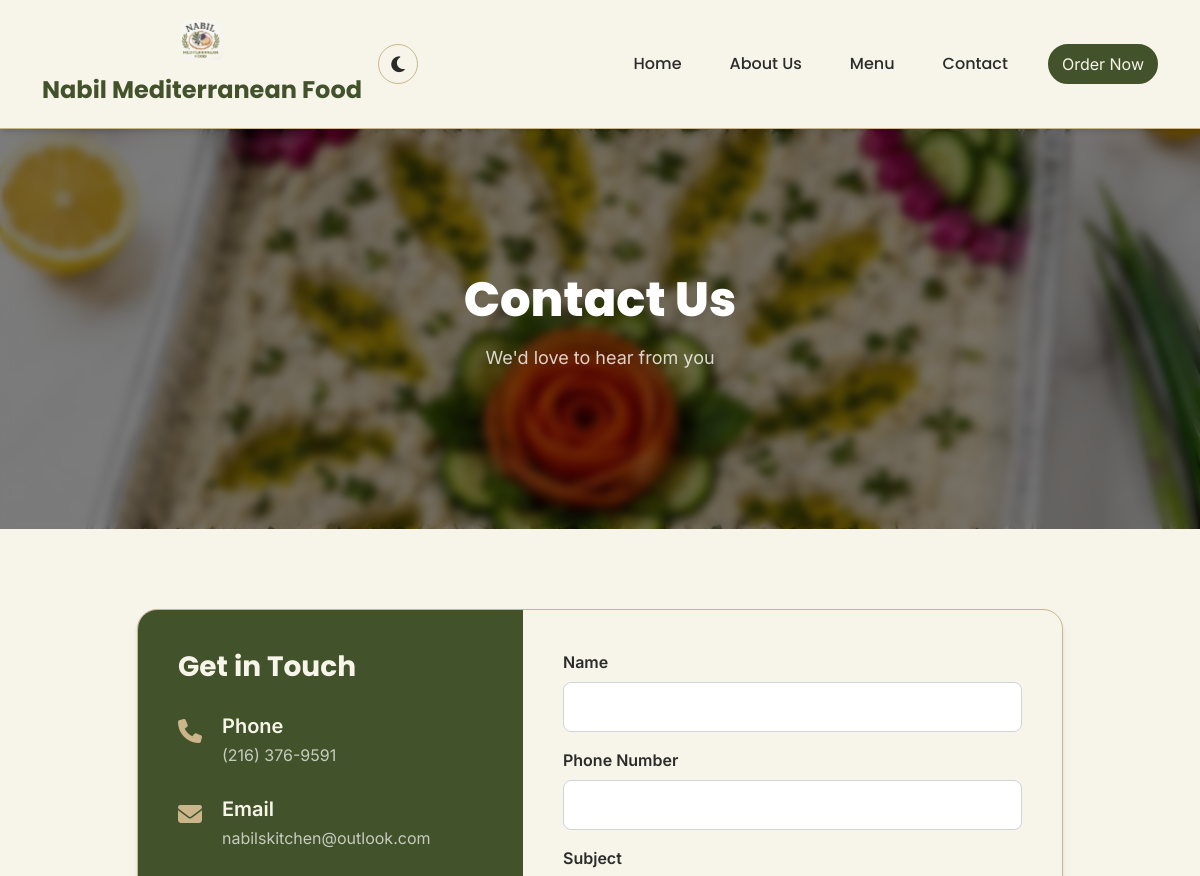
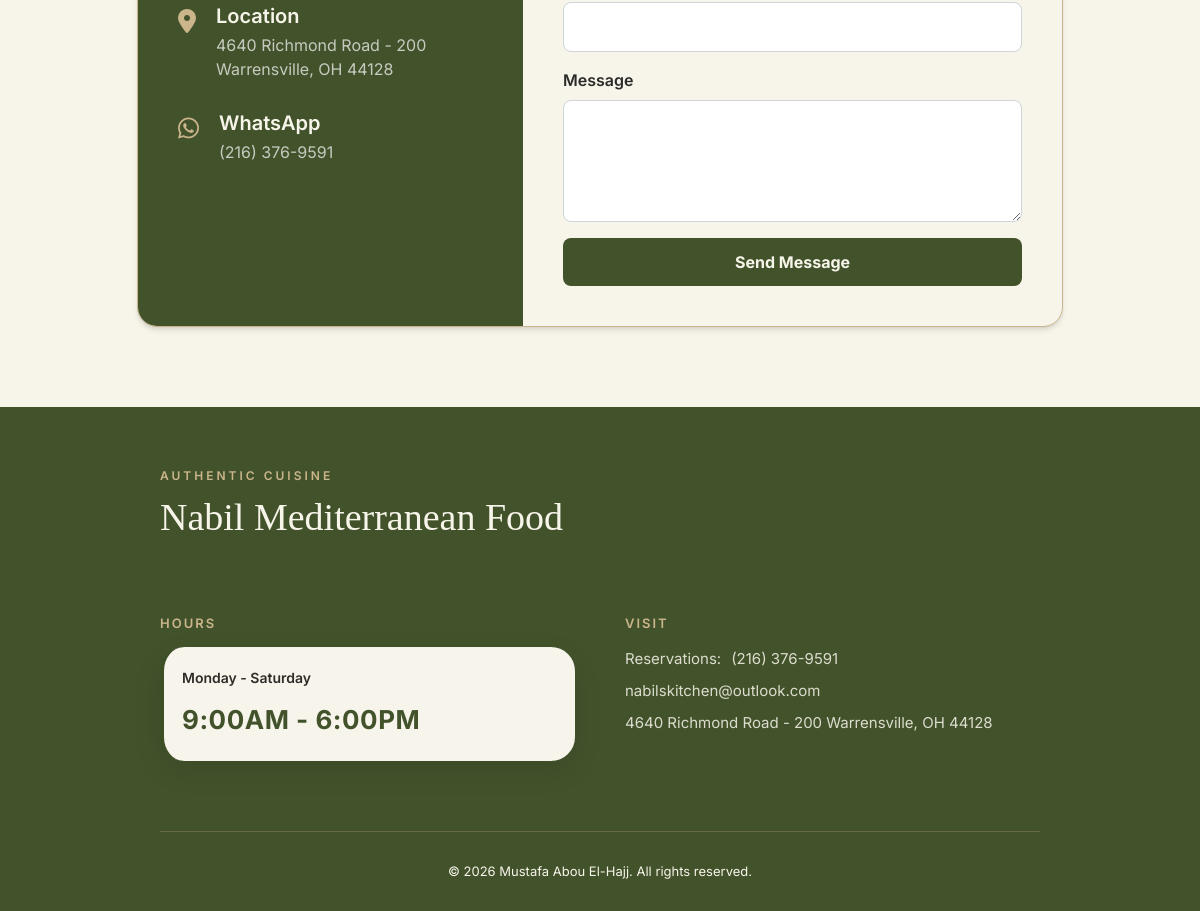
The page /contact.php on the database its author committed (2 pictures, top to bottom).
### tables this page shows
CREATE TABLE `settings` (
  `id` int(11) NOT NULL,
  `restaurant_name` varchar(255) NOT NULL,
  `restaurant_logo` varchar(255) DEFAULT NULL,
  `restaurant_email` varchar(255) DEFAULT NULL,
  `restaurant_phone` varchar(50) DEFAULT NULL,
  `restaurant_address` text DEFAULT NULL,
  `restaurant_maps` text DEFAULT NULL,
  `restaurant_description` text DEFAULT NULL,
  `opening_hours` varchar(255) DEFAULT NULL,
  `opening_title` varchar(255) DEFAULT 'Open Daily',
  `home_bg` varchar(255) DEFAULT 'assets/images/admin/bgs/home-bg.jpg',
  `menu_bg` varchar(255) DEFAULT 'assets/images/admin/bgs/menu-bg.jpg',
  `contact_bg` varchar(255) DEFAULT NULL,
  `whatsapp_number` varchar(50) DEFAULT NULL,
  `instagram_url` varchar(255) DEFAULT NULL,
  `facebook_url` varchar(255) DEFAULT NULL,
  `chat_id` bigint(255) NOT NULL,
  `bot_token` text NOT NULL,
  `country_code` varchar(10) NOT NULL,
  `order_method` varchar(50) DEFAULT 'whatsapp',
  `show_cart` tinyint(1) NOT NULL DEFAULT 1,
  `banner1_t1` varchar(255) DEFAULT 'THANK YOU FOR SUPPORTING LOCAL',
  `banner1_t2` varchar(255) DEFAULT 'Made with fresh ingredients & lots of love',
  `banner1_t3` varchar(255) DEFAULT 'AUTHENTIC MEDITERRANEAN FLAVOR',
  `banner2_t1` varchar(255) DEFAULT 'FRESH INGREDIENTS',
  `banner2_t2` varchar(255) DEFAULT 'MADE DAILY',
  `banner2_t3` varchar(255) DEFAULT 'AUTHENTIC RECIPES',
  `banner2_t4` varchar(255) DEFAULT 'MADE WITH LOVE',
  `about_title` varchar(255) DEFAULT 'Flavors Crafted With Heritage & Love',
  `about_subtitle` varchar(255) DEFAULT 'Our Legacy',
  `about_desc1` text DEFAULT NULL,
  `about_desc2` text DEFAULT NULL,
  `about_image` varchar(255) DEFAULT 'assets/images/admin/bgs/about_story.png',
  `about_chef_image` varchar(255) DEFAULT 'assets/images/admin/bgs/about_chef.png',
  `about_chef_title` varchar(255) DEFAULT 'The Passion Behind the Plate',
  `about_chef_subtitle` varchar(255) DEFAULT 'Handcrafted Culinary Artistry',
  `about_chef_name` varchar(255) DEFAULT 'Nabil',
  `about_chef_bio1` text DEFAULT NULL,
  `about_chef_bio2` text DEFAULT NULL,
  `about_years` varchar(50) DEFAULT '15+',
  `about_years_label` varchar(255) DEFAULT 'Years of Tradition',
  `about_bg` varchar(255) DEFAULT 'assets/images/admin/bgs/hero-bg.jpg',
  `values_title` varchar(255) DEFAULT 'What We Stand For',
  `values_subtitle` varchar(255) DEFAULT 'Our Principles',
  `values_desc` text DEFAULT NULL,
  `value1_icon` varchar(100) DEFAULT 'fas fa-seedling',
  `value1_title` varchar(255) DEFAULT '100% Fresh Daily',
  `value1_desc` text DEFAULT NULL,
  `value2_icon` varchar(100) DEFAULT 'fas fa-scroll',
  `value2_title` varchar(255) DEFAULT 'Authentic Recipes',
  `value2_desc` text DEFAULT NULL,
  `value3_icon` varchar(100) DEFAULT 'fas fa-heart',
  `value3_title` varchar(255) DEFAULT 'Prepared With Love',
  `value3_desc` text DEFAULT NULL,
  `value4_icon` varchar(100) DEFAULT 'fas fa-hands-helping',
  `value4_title` varchar(255) DEFAULT 'Warm Hospitality',
  `value4_desc` text DEFAULT NULL
);

### includes/connection.php (called while the page is built, shortened)
<?php
$docRoot = str_replace('\\', '/', realpath($_SERVER['DOCUMENT_ROOT']));
$projectRoot = str_replace('\\', '/', realpath(dirname(__DIR__)));
$docRootLower = strtolower($docRoot);
$projectRootLower = strtolower($projectRoot);
if (strpos($projectRootLower, $docRootLower) === 0) {
    $relativePath = substr($projectRoot, strlen($docRoot));
    $BASE_URL = '/' . trim($relativePath, '/') . '/';
    if ($BASE_URL === '//') {
        $BASE_URL = '/';
    }
} else {
    $BASE_URL = '/' . basename($projectRoot) . '/';
}
include_once __DIR__ . '/auth.php';
?>

### includes/auth.php (called while the page is built, shortened)
<?php
if (!function_exists('get_settings')) {
    function get_settings(): ?array
    {
        global $conn;
        if (!isset($_SESSION['settings_cache']) || $_SESSION['settings_cache_expires'] < time()) {
            $result = $conn->query("SELECT * FROM settings LIMIT 1");
        }
        return $_SESSION['settings_cache'];
    }
}

### contact.php (the view, shortened to what this page needs)
<?php
include "includes/connection.php";
$settings = get_settings();
?>
<?php include 'includes/header.php'; ?>
<link rel="stylesheet" href="assets/css/contact.css">
<section class="hero-section contact-hero-section" style="background-image: url('<?php echo htmlspecialchars($settings['contact_bg'] ?? ''); ?>');">
    <div class="hero-content">
        <h1 class="hero-title reveal-text">Contact Us</h1>
        <p class="hero-subtitle reveal-text">We'd love to hear from you</p>
    </div>
</section>
<section class="contact-content">
    <div class="container">
        <div class="row justify-content-center">
            <div class="col-lg-10">
                <div class="contact-card">
                    <div class="row g-0">
                        <div class="col-md-5">
                            <div class="contact-info-section">
                                <h3>Get in Touch</h3>
                                <div class="info-item">
                                    <div class="info-icon"><i class="fas fa-phone"></i></div>
                                    <div class="info-text">
                                        <h5>Phone</h5>
                                        <p><?php echo htmlspecialchars($settings['restaurant_phone'] ?? ''); ?></p>
                                    </div>
                                </div>
                                <div class="info-item">
                                    <div class="info-icon"><i class="fas fa-envelope"></i></div>
                                    <div class="info-text">
                                        <h5>Email</h5>
                                        <p><?php echo htmlspecialchars($settings['restaurant_email'] ?? ''); ?></p>
                                    </div>
                                </div>
                                <div class="info-item">
                                    <div class="info-icon"><i class="fas fa-map-marker-alt"></i></div>
                                    <div class="info-text">
                                        <h5>Location</h5>
                                        <p><?php echo htmlspecialchars($settings['restaurant_address'] ?? 'Lebanon'); ?></p>
                                    </div>
                                </div>
                                <div class="info-item">
                                    <div class="info-icon"><i class="fab fa-whatsapp"></i></div>
                                    <div class="info-text">
                                        <h5>WhatsApp</h5>
                                        <p><?php echo htmlspecialchars($settings['whatsapp_number'] ?? ''); ?></p>
                                    </div>
                                </div>
                            </div>
                        </div>
                        <div class="col-md-7">
                            <div class="contact-form-section">
                                <form method="POST">
                                    <div class="mb-3">
                                        <label class="form-label">Name</label>
                                        <input type="text" name="name" class="form-control" required>
                                    </div>
                                    <div class="mb-3">
                                        <label class="form-label">Phone Number</label>
                                        <input type="text" name="phonenumber" class="form-control" required>
                                    </div>
                                    <div class="mb-3">
                                        <label class="form-label">Subject</label>
                                        <input type="text" name="subject" class="form-control" required>
                                    </div>
                                    <div class="mb-3">
                                        <label class="form-label">Message</label>
                                        <textarea name="message" class="form-control" rows="4" required></textarea>
                                    </div>
                                    <button type="submit" class="btn-submit">Send Message</button>
                                </form>
                            </div>
                        </div>
                    </div>
                </div>
            </div>
        </div>
    </div>
</section>
<?php include 'includes/footer.php'; ?>

### includes/header.php (shortened to what this page needs)
<?php
include "connection.php";
$settings = get_settings();
$restaurantName = $settings['restaurant_name'] ?? 'Restaurant Menu';
$restaurantLogo = $settings['restaurant_logo'] ?? '';
?>
<!DOCTYPE html>
<html lang="en">
<head>
    <link href="https://cdn.jsdelivr.net/npm/bootstrap@5.3.2/dist/css/bootstrap.min.css" rel="stylesheet">
    <link rel="stylesheet" href="https://cdnjs.cloudflare.com/ajax/libs/font-awesome/6.4.0/css/all.min.css">
    <link rel="stylesheet" href="<?php echo $BASE_URL; ?>assets/css/header.css">
    <link rel="stylesheet" href="<?php echo $BASE_URL; ?>assets/css/theme.css">
</head>
<body>
    <nav class="navbar navbar-expand-lg">
        <div class="container d-flex align-items-center justify-content-between position-relative">
            <a class="navbar-brand centered-brand d-flex flex-column align-items-center" href="<?php echo $BASE_URL; ?>index">
                <img src="<?php echo $BASE_URL . htmlspecialchars($restaurantLogo); ?>" alt="Logo">
                <span class="brand-name"><?php echo htmlspecialchars($restaurantName); ?></span>
            </a>
            <div class="header-controls d-flex align-items-center gap-2 gap-md-3">
                <div class="theme-toggle" id="theme-toggle" title="Toggle Dark/Light Mode">
                    <i class="fas fa-moon"></i>
                </div>
            </div>
            <div class="collapse navbar-collapse" id="navbarNav">
                <ul class="navbar-nav ms-auto align-items-center">
                    <li class="nav-item"><a class="nav-link" href="<?php echo $BASE_URL; ?>index">Home</a></li>
                    <li class="nav-item"><a class="nav-link" href="<?php echo $BASE_URL; ?>about">About Us</a></li>
                    <li class="nav-item"><a class="nav-link" href="<?php echo $BASE_URL; ?>menu">Menu</a></li>
                    <li class="nav-item"><a class="nav-link" href="<?php echo $BASE_URL; ?>contact">Contact</a></li>
                    <li class="nav-item">
                        <a href="<?php echo $BASE_URL; ?>menu" class="btn btn-order ms-lg-3">
                            Order Now
                        </a>
                    </li>
                </ul>
            </div>
        </div>
    </nav>
    <main>

### includes/footer.php (shortened to what this page needs)
</main>
    <link rel="stylesheet" href="<?php echo $BASE_URL; ?>assets/css/footer.css?v=<?php echo time(); ?>">
    <footer class="site-footer">
        <div class="footer-inner">
            <div class="footer-widget brand-widget">
                <span class="footer-pre-title">AUTHENTIC CUISINE</span>
                <h2 class="footer-title"><?php echo htmlspecialchars($settings['restaurant_name'] ?? 'Lebanese Kitchen'); ?></h2>
            </div>
            <div class="footer-widget">
                <h4 class="widget-title">HOURS</h4>
                <div class="hours-list">
                    <span class="day-time"><?php echo htmlspecialchars($settings['opening_title'] ?? 'Opens Daily'); ?></span>
                    <span class="day-time"><?php echo htmlspecialchars($settings['opening_hours'] ?? '12:00a.m. - 12:00p.m.'); ?></span>
                </div>
            </div>
            <div class="footer-widget">
                <h4 class="widget-title">VISIT</h4>
                <div class="visit-list">
                    <span class="contact-item">Reservations: <a href="tel:<?php echo htmlspecialchars($settings['restaurant_phone'] ?? ''); ?>"><?php echo htmlspecialchars($settings['restaurant_phone'] ?? ''); ?></a></span>
                    <?php if (!empty($settings['restaurant_email'])): ?>
                    <span class="contact-item"><a href="mailto:<?php echo htmlspecialchars($settings['restaurant_email']); ?>"><?php echo htmlspecialchars($settings['restaurant_email']); ?></a></span>
                    <?php endif; ?>
                    <span class="contact-item"><?php echo htmlspecialchars($settings['restaurant_address'] ?? 'Lebanon'); ?></span>
                </div>
            </div>
            <div class="footer-bottom">
                <p class="copyright">&copy; <?php echo date('Y'); ?> Mustafa Abou El-Hajj. All rights reserved.</p>
            </div>
        </div>
    </footer>
</body>

### assets/css/header.css (style rules this page uses)
:root { --olive-green: #42522B; --cream-white: #F7F5EA; --dark-charcoal: #2B2B2A; --light-khaki: #CBB58B; --primary-blue: var(--olive-green); --dark-blue: var(--olive-green); --grey: #64748b; --off-white: var(--cream-white); --accent-blue: var(--olive-green); --text-dark: var(--dark-charcoal); --text-muted: #555554; --border-color: var(--light-khaki); --shadow: 0 4px 6px -1px rgb(0 0 0 / 0.1), 0 2px 4px -2px rgb(0 0 0 / 0.1); --bg-color: var(--off-white); --card-bg: var(--off-white); --text-color: var(--text-dark); --section-bg: var(--off-white); --input-bg: #ffffff; --header-bg: var(--off-white); }
* { margin: 0; padding: 0; box-sizing: border-box; }
html, body { width: 100%; height: 100%; overflow-x: hidden; font-family: "Inter", sans-serif; background-color: var(--bg-color); color: var(--text-color); transition: background-color 0.3s ease, color 0.3s ease; }
body { display: flex; flex-direction: column; min-height: 100vh; }
.navbar { background: var(--header-bg) !important; padding: 15px 0; position: relative; z-index: 1000; box-shadow: var(--shadow); border-bottom: 1px solid var(--border-color); }
.navbar-brand { font-family: "Poppins", sans-serif; font-size: 24px; font-weight: 700; color: var(--olive-green) !important; display: flex; align-items: center; gap: 12px; }
.navbar-brand img { height: 45px; width: auto; border-radius: 6px; }
.nav-link { font-family: "Poppins", sans-serif; font-weight: 500; color: var(--text-color) !important; margin: 0 8px; padding: 8px 16px !important; border-radius: 6px; transition: all 0.3s ease; }
.btn-order { background: var(--accent-blue); color: white !important; border: 2px solid transparent; border-radius: 25px; transition: all 0.3s ease; animation: borderGlow 2s infinite ease-in-out; }
.theme-toggle { width: 40px; height: 40px; background: var(--card-bg); border-radius: 50%; display: flex; align-items: center; justify-content: center; cursor: pointer; color: var(--text-color); transition: all 0.3s ease; border: 1px solid var(--border-color); }
.theme-toggle i { font-size: 18px; }
main { flex: 1; }
.brand-name { font-family: "Poppins", sans-serif; transition: color 0.3s ease; }
.navbar-brand img { height: 40px; width: auto; border-radius: 6px; transition: transform 0.3s ease; }

### assets/css/theme.css (style rules this page uses)
:root { --olive-green: #42522B; --cream-white: #F7F5EA; --dark-charcoal: #2B2B2A; --light-khaki: #CBB58B; --bg-color: var(--cream-white); --card-bg: var(--cream-white); --text-color: var(--dark-charcoal); --section-bg: var(--cream-white); --header-bg: var(--cream-white); --border-color: var(--light-khaki); --accent-blue: var(--olive-green); --text-muted: #555554; }
html, body { background-color: var(--bg-color) !important; color: var(--text-color) !important; }
.navbar, .site-footer, .menu-content, .combined-info-section, .contact-content, .gallery-section { background-color: var(--bg-color) !important; }
.navbar-brand span { color: var(--olive-green) !important; }
.btn-order, .add-btn, .category-tab.active, .btn-submit, .btn-hero-primary { background-color: var(--accent-blue) !important; color: var(--bg-color) !important; border-color: var(--accent-blue) !important; }

### rows shown on the page
settings: restaurant_logo (picture), restaurant_name "Nabil Mediterranean Food", contact_bg (picture), restaurant_phone "(216) 376-9591", restaurant_email "nabilskitchen@outlook.com", restaurant_address "4640 Richmond Road - 200 Warrensville, OH 44128", whatsapp_number "(216) 376-9591", opening_title "Monday - Saturday", opening_hours "9:00AM - 6:00PM"
